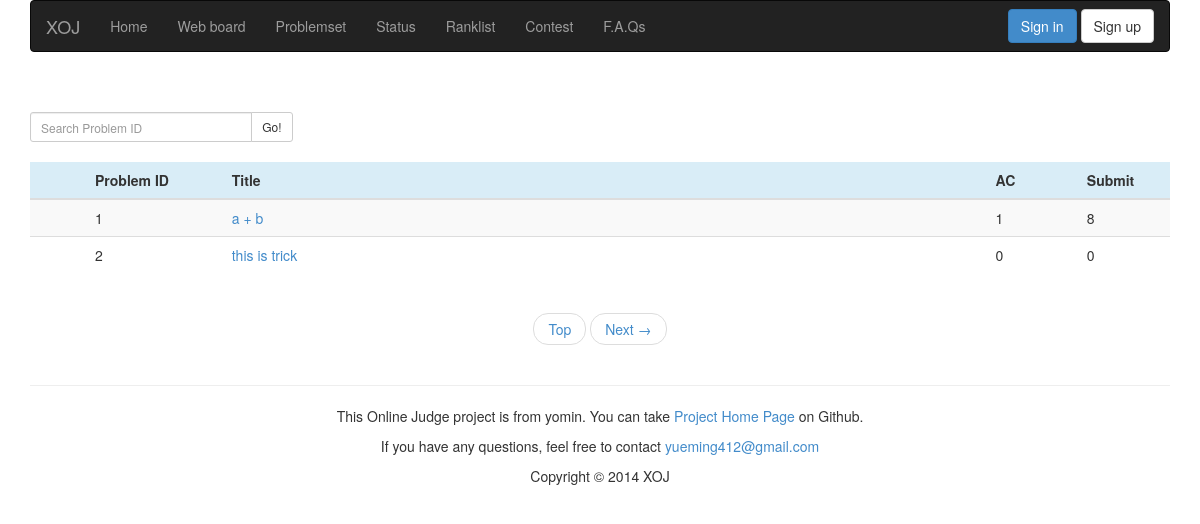
Page /problemset/ on the earlier database version.
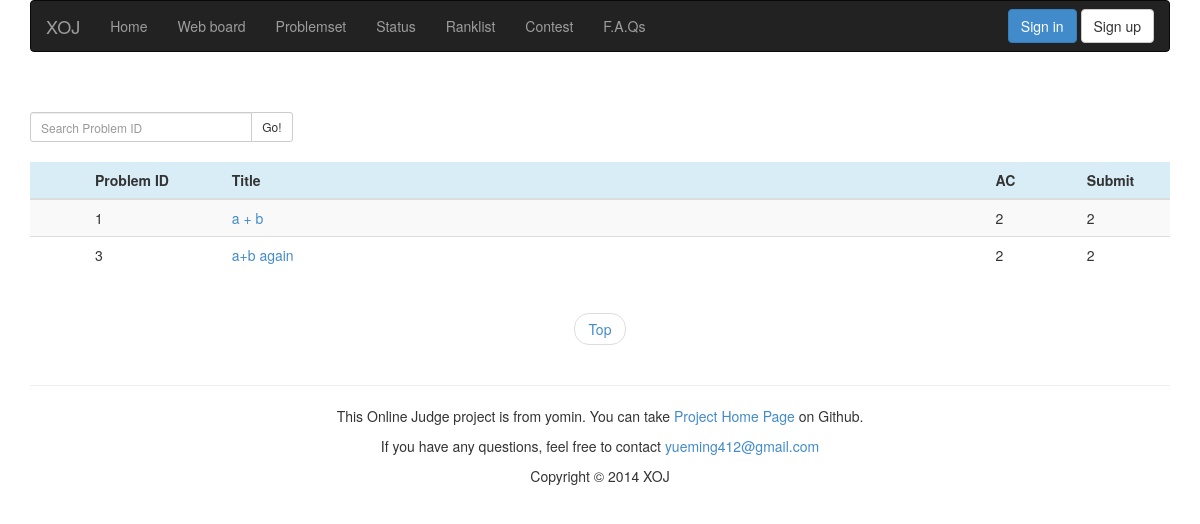
Same page on the later database version.
### appfile/models.py (models this page shows, shortened)
class Problem(db.Model):
    pid = db.Column(db.Integer, primary_key=True)
    title = db.Column(db.String(299))
    description = db.Column(db.Text)
    pinput = db.Column(db.Text)
    poutput = db.Column(db.Text)
    sinput = db.Column(db.Text)
    soutput = db.Column(db.Text)
    hint = db.Column(db.Text)
    time_limit = db.Column(db.Integer)
    memory_limit = db.Column(db.Integer)
    ac_count = db.Column(db.Integer, default = 0)
    submit_count = db.Column(db.Integer, default = 0)
    visable = db.Column(db.Boolean, default = True)

### appfile/views.py (the view)
@app.route('/problemset/')
@app.route('/problemset/page=<int:page>/')
def problemset(page = 1):
    form = SearchProblemForm()
    problem_list = Problem.query.filter_by(visable = True).order_by(Problem.pid).paginate(page,MAX_PROBLEM_NUM_ONE_PAGE, False )
    if current_user.is_authenticated():
        ac_list = db.session.query(Submit.pid).distinct().filter_by(userid = current_user.userid).filter_by(result = 'Accepted').all()
        submit_list = db.session.query(Submit.pid).filter_by(userid = current_user.userid).all()
        print submit_list
        if ac_list:
            ac_list = zip(*ac_list)[0]
        if submit_list:
            submit_list = zip(*submit_list)[0]
    else:
        ac_list, submit_list = [],[]
    return render_template('problemset.html', page=page, problem_list = problem_list, form = form,ac_list = ac_list, submit_list = submit_list)

### appfile/forms.py
class SearchProblemForm(Form):
    pid = IntegerField('Problem ID')

### appfile/views.py (called while the page is built)
@app.before_request
def before_request():
    g.user = current_user
    if g.user.is_authenticated():
        g.url = url_for('userinfo',userid = g.user.userid)

### appfile/templates/problemset.html (shortened to what this page needs)
{% extends "base.html" %}
{% block content %}
<div class="container">
    <br><br>
    <div class="row">
        <form role="form" action={{ url_for('search_problem') }} method="POST">
            <div class="col-sm-3">
                <div class="input-group">
                    {{ form.pid(class="form-control input-sm", placeholder="Search Problem ID") }}
                    <span class="input-group-btn">
                        <button class="btn btn-default btn-sm" type="submit">Go!</button>
                    </span>
                </div>
            </div>
        </form>
    </div>
    <br>
    <div class="row">
        <div class="col-sm-12">
            <table class="table table-striped table-hover">
                <thead>
                    <tr class="info">
                        <th id="ps_is_ac"></th>
                        <th id="ps_pid">Problem ID</th>
                        <th id="ps_title">Title</th>
                        <th id="ps_ac">AC</th>
                        <th id="ps_submit">Submit</th>
                    </tr>
                </thead>
                <tbody>
                    {% for problem in problem_list.items %}
                    <tr>
                        <td>
                        </td>
                        <td>{{ problem.pid }}</td>
                        <td align="left">
                            <a href={{ url_for('show_problem', pid = problem.pid) }}>{{ problem.title }}</a>
                        </td>
                        <td>{{ problem.ac_count }}</td>
                        <td>{{ problem.submit_count }}</td>
                    </tr>
                    {% endfor %}
                </tbody>
            </table>
        </div>
    </div>
    <div class="row">
        <div class="col-sm-12">
          <ul class="pager">
            <li><a href={{ url_for('problemset') }}>Top</a></li>
            {% if problem_list.has_next %}
            <li><a href={{ url_for('problemset', page = problem_list.next_num) }}>Next &rarr;</a></li>
            {% endif %}
        </ul>
        </div>
    </div>
</div>
{% endblock %}

Differences in the rows shown:
removed Problem: pid "2", title "this is trick", ac_count "0", submit_count "0"
changed Problem id 1: ac_count "1" → "2"; submit_count "8" → "2"
now on this page (row edited): Problem: pid "3", title "a+b again", ac_count "2", submit_count "2"
Other differences:
text no longer shown: "Next →"
